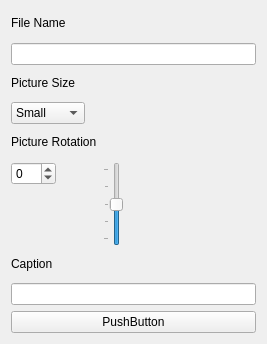
<?xml version="1.0" encoding="UTF-8"?>
<ui version="4.0">
 <class>Form</class>
 <widget class="QWidget" name="Form">
  <property name="geometry">
   <rect>
	<x>0</x>
	<y>0</y>
	<width>267</width>
	<height>344</height>
   </rect>
  </property>
  <property name="windowTitle">
   <string>ShrinkyPic</string>
  </property>
  <layout class="QFormLayout" name="formLayout">
   <item row="0" column="0">
	<widget class="QLabel" name="FileNameLabel">
	 <property name="text">
	  <string>File Name</string>
	 </property>
	</widget>
   </item>
   <item row="2" column="0">
	<widget class="QLabel" name="PictureSizeLabel">
	 <property name="text">
	  <string>Picture Size</string>
	 </property>
	</widget>
   </item>
   <item row="3" column="0">
	<widget class="QComboBox" name="SizeBox">
	 <item>
	  <property name="text">
	   <string>Small</string>
	  </property>
	 </item>
	 <item>
	  <property name="text">
	   <string>Medium</string>
	  </property>
	 </item>
	 <item>
	  <property name="text">
	   <string>Large</string>
	  </property>
	 </item>
	</widget>
   </item>
   <item row="4" column="0">
	<widget class="QLabel" name="PictureRotationLabel">
	 <property name="text">
	  <string>Picture Rotation</string>
	 </property>
	</widget>
   </item>
   <item row="7" column="0">
	<widget class="QLabel" name="CaptionLabel">
	 <property name="toolTip">
	  <string>&lt;html&gt;&lt;head/&gt;&lt;body&gt;&lt;p&gt;Enter a caption for this picture.&lt;/p&gt;&lt;/body&gt;&lt;/html&gt;</string>
	 </property>
	 <property name="text">
	  <string>Caption</string>
	 </property>
	</widget>
   </item>
   <item row="9" column="0" colspan="2">
	<widget class="QLineEdit" name="CaptionEdit">
	 <property name="toolTip">
	  <string>&lt;html&gt;&lt;head/&gt;&lt;body&gt;&lt;p&gt;Enter a caption for this picture.&lt;/p&gt;&lt;/body&gt;&lt;/html&gt;</string>
	 </property>
	</widget>
   </item>
   <item row="1" column="0" colspan="2">
	<widget class="QLineEdit" name="FileNameEdit"/>
   </item>
   <item row="5" column="0">
	<widget class="QSpinBox" name="RotationBox">
	 <property name="minimum">
	  <number>-20</number>
	 </property>
	 <property name="maximum">
	  <number>20</number>
	 </property>
	</widget>
   </item>
   <item row="5" column="1">
	<widget class="QSlider" name="RotationSlider">
	 <property name="minimum">
	  <number>-20</number>
	 </property>
	 <property name="maximum">
	  <number>20</number>
	 </property>
	 <property name="singleStep">
	  <number>0</number>
	 </property>
	 <property name="value">
	  <number>0</number>
	 </property>
	 <property name="sliderPosition">
	  <number>0</number>
	 </property>
	 <property name="orientation">
	  <enum>Qt::Vertical</enum>
	 </property>
	 <property name="tickPosition">
	  <enum>QSlider::TicksAbove</enum>
	 </property>
	</widget>
   </item>
   <item row="10" column="0" colspan="2">
	<widget class="QPushButton" name="pushButton">
	 <property name="text">
	  <string>PushButton</string>
	 </property>
	</widget>
   </item>
  </layout>
 </widget>
 <resources/>
 <connections>
  <connection>
   <sender>RotationBox</sender>
   <signal>valueChanged(int)</signal>
   <receiver>RotationSlider</receiver>
   <slot>setValue(int)</slot>
   <hints>
	<hint type="sourcelabel">
	 <x>68</x>
	 <y>170</y>
	</hint>
	<hint type="destinationlabel">
	 <x>159</x>
	 <y>233</y>
	</hint>
   </hints>
  </connection>
  <connection>
   <sender>RotationSlider</sender>
   <signal>sliderMoved(int)</signal>
   <receiver>RotationBox</receiver>
   <slot>setValue(int)</slot>
   <hints>
	<hint type="sourcelabel">
	 <x>159</x>
	 <y>233</y>
	</hint>
	<hint type="destinationlabel">
	 <x>68</x>
	 <y>170</y>
	</hint>
   </hints>
  </connection>
  <connection>
   <sender>pushButton</sender>
   <signal>pressed()</signal>
   <receiver>Form</receiver>
   <slot>setupUi()</slot>
   <hints>
	<hint type="sourcelabel">
	 <x>188</x>
	 <y>322</y>
	</hint>
	<hint type="destinationlabel">
	 <x>256</x>
	 <y>252</y>
	</hint>
   </hints>
  </connection>
  <connection>
   <sender>CaptionEdit</sender>
   <signal>textChanged(QString)</signal>
   <receiver>Form</receiver>
   <slot>setupUi()</slot>
   <hints>
	<hint type="sourcelabel">
	 <x>43</x>
	 <y>285</y>
	</hint>
	<hint type="destinationlabel">
	 <x>19</x>
	 <y>212</y>
	</hint>
   </hints>
  </connection>
 </connections>
 <slots>
  <slot>setupUi()</slot>
 </slots>
</ui>
